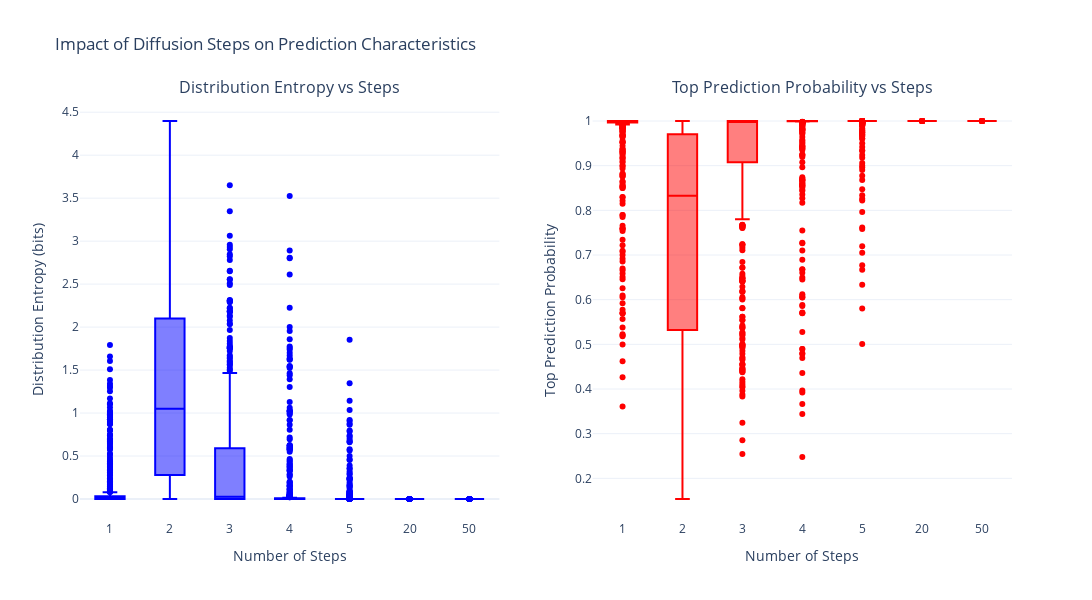

Notebook source saved alongside this figure:
### Code cell
def analyze_step_impact(model, step_counts=[1,2,3,4,5, 20, 50], num_sequences=100, device='cpu'):
    import plotly.graph_objects as go
    from plotly.subplots import make_subplots
    
    results = {}
    
    # Run diffusion with different step counts
    for num_steps in step_counts:
        model.eval()
        
        # Get real lengths for sampling
        real_lengths = [len(x) for x in loaded_df['otu_arrays']]
        sampled_lengths = np.random.choice(real_lengths, size=num_sequences)
        max_sampled_length = max(sampled_lengths)

        with torch.no_grad():
            T = 1.0
            min_t = 0.001
            timesteps = torch.linspace(T, min_t, num_steps).to(device)
            dt = -(T-min_t)/len(timesteps)
            
            # Use same seed for fair comparison
            torch.manual_seed(42)
            sigma_T = torch.sqrt(torch.tensor(T))
            xt = sigma_T * torch.randn(num_sequences, max_sampled_length, model.embed_dim).to(device)
            
            mask = torch.zeros(num_sequences, max_sampled_length, dtype=bool).to(device)
            for i, length in enumerate(sampled_lengths):
                mask[i, length:] = True
            
            # Run diffusion
            for t in timesteps:
                t_batch = t.expand(num_sequences)
                logits = model(xt, mask, t_batch)
                expected_x0 = model.get_expected_embedding(logits)
                
                if t > min_t:
                    score = (expected_x0 - xt)/(t**2)
                    xt = xt - t * score * dt
            
            final_logits = model(xt, mask, torch.zeros(num_sequences).to(device))
            
            # Store results
            results[num_steps] = {
                'entropies': [],
                'top_probs': []
            }
            
            # Calculate metrics for each sequence
            for seq_idx in range(num_sequences):
                for pos in range(min(5, sampled_lengths[seq_idx])):
                    logits = final_logits[seq_idx, pos]
                    logits[0] = float('-inf')  # mask padding token
                    probs = F.softmax(logits, dim=-1)
                    
                    # Calculate entropy
                    entropy = -torch.sum(probs * torch.log2(probs + 1e-10))
                    results[num_steps]['entropies'].append(entropy.item())
                    
                    # Get top probability
                    top_prob = torch.max(probs).item()
                    results[num_steps]['top_probs'].append(top_prob)

    # Create plotly figure with subplots
    fig = make_subplots(
        rows=1, cols=2,
        subplot_titles=('Distribution Entropy vs Steps', 'Top Prediction Probability vs Steps'),
        horizontal_spacing=0.1
    )

    # Add box plots for entropy
    fig.add_trace(
        go.Box(
            y=[val for val in results[step_counts[0]]['entropies']],
            name=str(step_counts[0]),
            boxpoints='outliers',
            line_color='blue'
        ),
        row=1, col=1
    )

    for step in step_counts[1:]:
        fig.add_trace(
            go.Box(
                y=[val for val in results[step]['entropies']],
                name=str(step),
                boxpoints='outliers',
                line_color='blue'
            ),
            row=1, col=1
        )

    # Add box plots for top probabilities
    fig.add_trace(
        go.Box(
            y=[val for val in results[step_counts[0]]['top_probs']],
            name=str(step_counts[0]),
            boxpoints='outliers',
            line_color='red'
        ),
        row=1, col=2
    )

    for step in step_counts[1:]:
        fig.add_trace(
            go.Box(
                y=[val for val in results[step]['top_probs']],
                name=str(step),
                boxpoints='outliers',
                line_color='red'
            ),
            row=1, col=2
        )

    # Update layout
    fig.update_layout(
        title_text="Impact of Diffusion Steps on Prediction Characteristics",
        showlegend=False,
        width=1200,
        height=600,
        template='plotly_white'
    )

    # Update axes labels
    fig.update_xaxes(title_text="Number of Steps", row=1, col=1)
    fig.update_xaxes(title_text="Number of Steps", row=1, col=2)
    fig.update_yaxes(title_text="Distribution Entropy (bits)", row=1, col=1)
    fig.update_yaxes(title_text="Top Prediction Probability", row=1, col=2)

    # Show the plot
    fig.show()

    # Add summary statistics
    print("\nSummary Statistics:")
    for steps in step_counts:
        mean_entropy = np.mean(results[steps]['entropies'])
        mean_prob = np.mean(results[steps]['top_probs'])
        print(f"\nSteps: {steps}")
        print(f"Average Entropy: {mean_entropy:.4f} bits")
        print(f"Average Top Probability: {mean_prob:.4f}")

    return results, fig

# Run analysis
results, fig = analyze_step_impact(model0)

### Figure 1 — Plotly figure (JSON) as saved in the notebook; plotly's stock layout.template omitted (floating-point values rounded to 4 significant figures; data arrays with more than 128 entries replaced by an {"elided": "..."} marker saying what was removed)
{"data": [{"boxpoints": "outliers", "line": {"color": "blue"}, "name": "1", "type": "box", "xaxis": "x", "y": {"elided": "500 float values"}, "yaxis": "y"}, {"boxpoints": "outliers", "line": {"color": "blue"}, "name": "2", "type": "box", "xaxis": "x", "y": {"elided": "500 float values"}, "yaxis": "y"}, {"boxpoints": "outliers", "line": {"color": "blue"}, "name": "3", "type": "box", "xaxis": "x", "y": {"elided": "500 float values"}, "yaxis": "y"}, {"boxpoints": "outliers", "line": {"color": "blue"}, "name": "4", "type": "box", "xaxis": "x", "y": {"elided": "500 float values"}, "yaxis": "y"}, {"boxpoints": "outliers", "line": {"color": "blue"}, "name": "5", "type": "box", "xaxis": "x", "y": {"elided": "500 float values"}, "yaxis": "y"}, {"boxpoints": "outliers", "line": {"color": "blue"}, "name": "20", "type": "box", "xaxis": "x", "y": {"elided": "500 float values"}, "yaxis": "y"}, {"boxpoints": "outliers", "line": {"color": "blue"}, "name": "50", "type": "box", "xaxis": "x", "y": {"elided": "500 float values"}, "yaxis": "y"}, {"boxpoints": "outliers", "line": {"color": "red"}, "name": "1", "type": "box", "xaxis": "x2", "y": {"elided": "500 float values"}, "yaxis": "y2"}, {"boxpoints": "outliers", "line": {"color": "red"}, "name": "2", "type": "box", "xaxis": "x2", "y": {"elided": "500 float values"}, "yaxis": "y2"}, {"boxpoints": "outliers", "line": {"color": "red"}, "name": "3", "type": "box", "xaxis": "x2", "y": {"elided": "500 float values"}, "yaxis": "y2"}, {"boxpoints": "outliers", "line": {"color": "red"}, "name": "4", "type": "box", "xaxis": "x2", "y": {"elided": "500 float values"}, "yaxis": "y2"}, {"boxpoints": "outliers", "line": {"color": "red"}, "name": "5", "type": "box", "xaxis": "x2", "y": {"elided": "500 float values"}, "yaxis": "y2"}, {"boxpoints": "outliers", "line": {"color": "red"}, "name": "20", "type": "box", "xaxis": "x2", "y": {"elided": "500 float values"}, "yaxis": "y2"}, {"boxpoints": "outliers", "line": {"color": "red"}, "name": "50", "type": "box", "xaxis": "x2", "y": {"elided": "500 float values"}, "yaxis": "y2"}], "layout": {"annotations": [{"font": {"size": 16}, "showarrow": false, "text": "Distribution Entropy vs Steps", "x": 0.225, "xanchor": "center", "xref": "paper", "y": 1, "yanchor": "bottom", "yref": "paper"}, {"font": {"size": 16}, "showarrow": false, "text": "Top Prediction Probability vs Steps", "x": 0.775, "xanchor": "center", "xref": "paper", "y": 1, "yanchor": "bottom", "yref": "paper"}], "height": 600, "showlegend": false, "title": {"text": "Impact of Diffusion Steps on Prediction Characteristics"}, "width": 1200, "xaxis": {"anchor": "y", "domain": [0, 0.45], "title": {"text": "Number of Steps"}}, "xaxis2": {"anchor": "y2", "domain": [0.55, 1], "title": {"text": "Number of Steps"}}, "yaxis": {"anchor": "x", "domain": [0, 1], "title": {"text": "Distribution Entropy (bits)"}}, "yaxis2": {"anchor": "x2", "domain": [0, 1], "title": {"text": "Top Prediction Probability"}}}}
